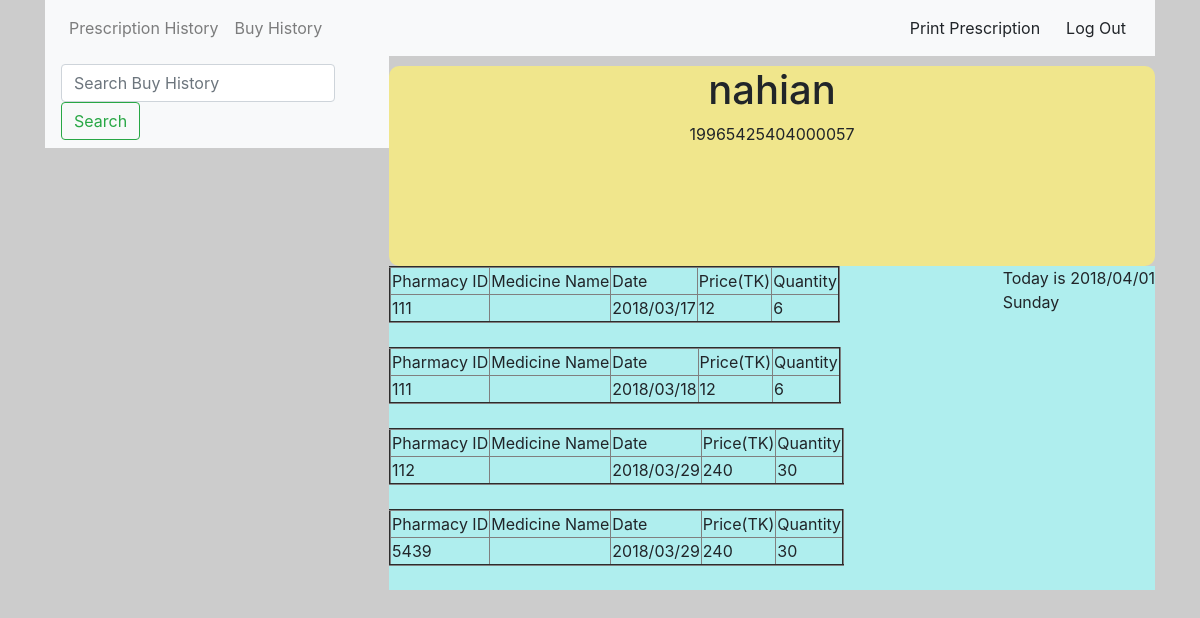
Page /patient_page_2.php (signed in) on the committed database.
### tables this page shows
CREATE TABLE `sell_history` (
  `id` int(11) NOT NULL,
  `PatientNID` varchar(100) NOT NULL,
  `pharma_id` varchar(100) NOT NULL,
  `MedicineName` varchar(200) NOT NULL,
  `date` varchar(100) NOT NULL,
  `price` float NOT NULL,
  `quantity` int(10) NOT NULL
);

### patient_page_2.php (the view, shortened to what this page needs)
<!doctype html>
<html lang="en">
  <head>
    <link rel="stylesheet" href="css/bootstrap.min.css">
  </head>
  <body>
    <?php
   $nid=$_SESSION["p_nid"];
   $name=$_SESSION["p_name"];
   include "connection.php";
   ?>
<div class=container>
<div class="manuber">
<nav class="navbar navbar-expand-lg navbar-light bg-light">
  <div class="collapse navbar-collapse" id="navbarTogglerDemo01">
    <ul class="navbar-nav mr-auto mt-2 mt-lg-0">
      <li class="nav-item">
        <a class="nav-link" href="patient_page_1.php">Prescription  History</a>
      </li>
      <li class="nav-item">
        <a class="nav-link" href="patient_page_2.php">Buy  History</a>
      </li>
    </ul>
 <a  class="btn btn-light" name=""   href="a1.php" target="_blank"  >
<?php
  echo"Print Prescription"; ?>
</a>
    <form method="POST" action="logout.php">
      <button type="submit" class="btn btn-light" name="">Log Out</button>
    </form>
  </div>
</div>
<div class="pharma_Name">
  <h1><?php  echo $name;  ?></h1>
  <p><?php  echo $nid;  ?></p>
</div>
<div class="c2_pharma">
<div class="Date">
  <p><?php
echo "Today is " . date("Y/m/d") . "<br>";
echo  date("l");
?></p>
</div>
  <?php
$query=("select * from sell_history where PatientNID ='$nid' ");
$result=mysqli_query($connection,$query);
if ($result) {
  while ($row = mysqli_fetch_array($result)) {
  echo " <table border='2'>
  <tr> <td>Pharmacy ID</td><td>Medicine Name</td><td>Date</td><td>Price(TK)</td><td>Quantity</td>
  </tr>
   <tr> <td>".$row["pharma_id"]."</td><td>".$row["MedicinName"]."</td> <td>".$row["date"]."</td><td>".$row["price"]."</td><td>".$row["quantity"]."</td></tr>
</table>
<br>
 ";
  }
}
else{
  echo "<h6 >NO RECORD FOUND</h6>";
}
?>
</div>
<div class="slideber_pharma">
  <nav class="navbar navbar-light bg-light">
  <form class="form-inline" method="POST">
    <input class="form-control mr-sm-2" type="search" placeholder="Search Buy History" aria-label="Search" name="search">
    <button class="btn btn-outline-success my-2 my-sm-0" type="submit" name="button">Search</button>
  </form>
</nav>
</div>
</div>
  </body>
</html>

### rows in the picture
sell_history: pharma "111", date "2018/03/17", price "12", quantity "6"
sell_history: pharma "111", date "2018/03/18", price "12", quantity "6"
sell_history: pharma "112", date "2018/03/29", price "240", quantity "30"
sell_history: pharma "5439", date "2018/03/29", price "240", quantity "30"

### other values in the picture
$name "nahian"
$nid "19965425404000057"
